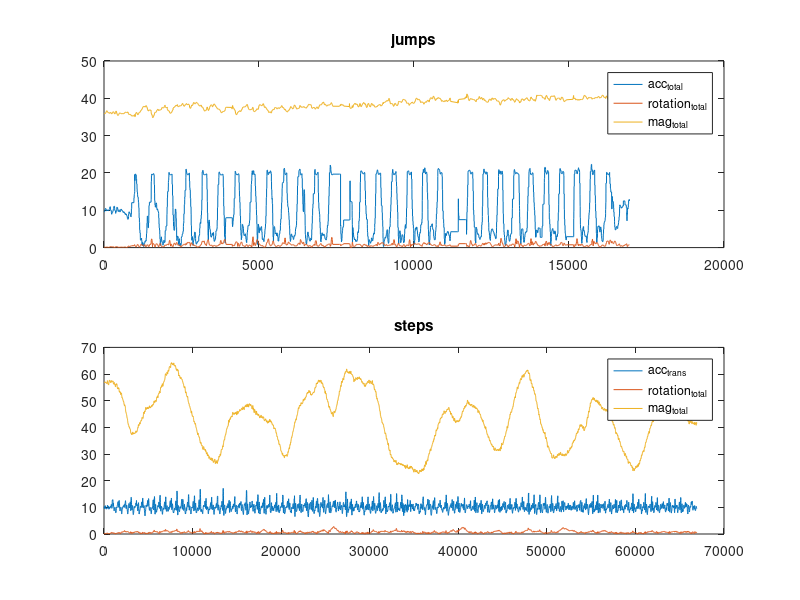
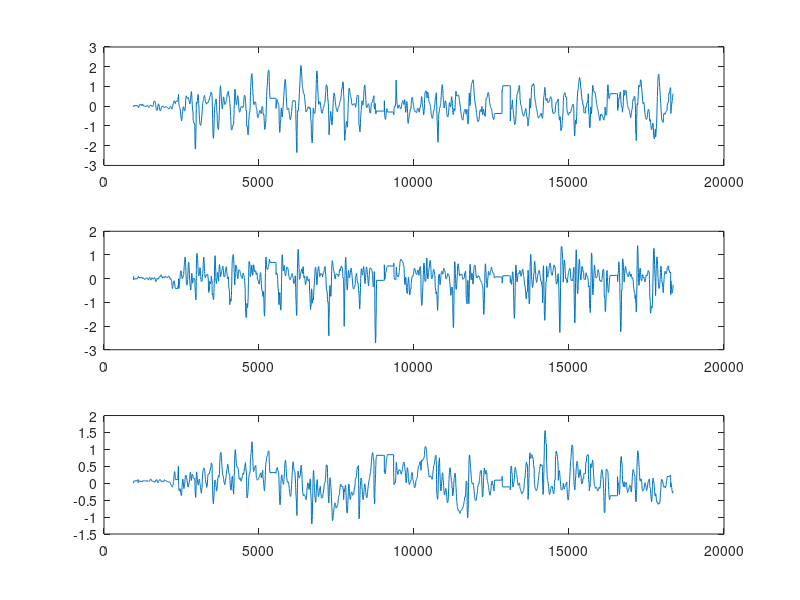
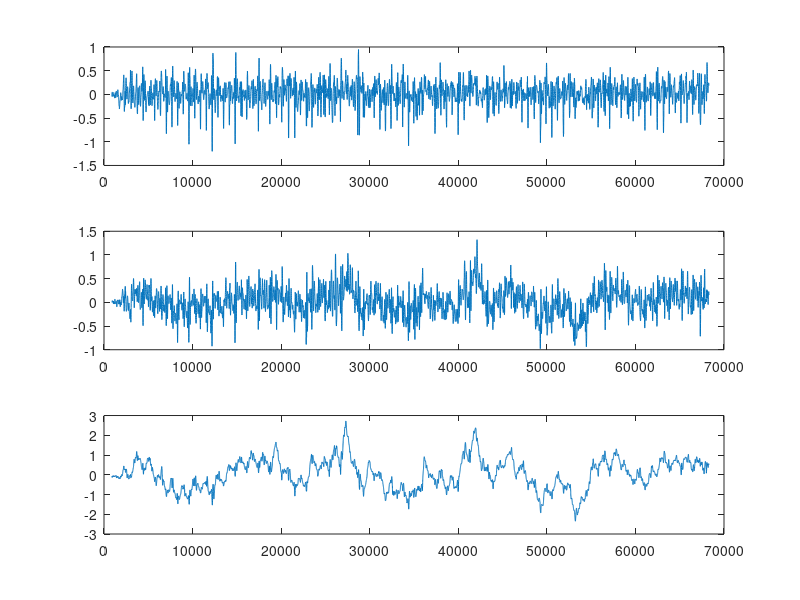

Here is the MATLAB script that generated these plots, in order: (Note: this script raises an error after producing the figures.)
close all; clc; clear all;

%data_jumps = csvread('20jumpsGuliz.csv');
%data_steps = csvread('100stepsGuliz.csv');
data_jumps = csvread('30jumps.csv');
data_steps = csvread('100stepswturns.csv');

time_jumps=data_jumps(200:end,1)-data_jumps(200,1);
time_steps=data_steps(200:end,1)-data_steps(200,1);

acc_j = sqrt(sum(data_jumps(:,2:4).^2,2));
rot_j = sqrt(sum(data_jumps(:,5:7).^2,2));
mag_j = sqrt(sum(data_jumps(:,8:10).^2,2));
J = [acc_j, rot_j, mag_j];
J = J(200:end, :);

acc_s = sqrt(sum(data_steps(:,2:4).^2,2));
rot_s = sqrt(sum(data_steps(:,5:7).^2,2));
mag_s = sqrt(sum(data_steps(:,8:10).^2,2));
S = [acc_s, rot_s, mag_s];
S = S(200:end, :);

%plot jumps
figure;
subplot(2,1,1); plot(time_jumps, J);
title('jumps');
legend('acc_{total}', 'rotation_{total}', 'mag_{total}');


%plot steps
subplot(2,1,2);plot(time_steps,S);
title('steps');
legend('acc_{trans}', 'rotation_{total}', 'mag_{total}');

figure;
title('Jumps - Rotation');
subplot(3,1,1); plot(data_jumps(:,1),data_jumps(:,5));
subplot(3,1,2); plot(data_jumps(:,1),data_jumps(:,6));
subplot(3,1,3); plot(data_jumps(:,1),data_jumps(:,7));

figure;
title('Steps - Rotation');
subplot(3,1,1); plot(data_steps(:,1),data_steps(:,5));
subplot(3,1,2); plot(data_steps(:,1),data_steps(:,6));
subplot(3,1,3); plot(data_steps(:,1),data_steps(:,7));

%create scatter plot
%split into 5s intervals
time_steps_scattered = floor(time_steps./1000)+1;
time_jumps_scattered = floor(time_jumps./1000)+1;

index_steps = cumsum(histc(time_steps_scattered, unique(time_steps_scattered)));
index_jumps = cumsum(histc(time_jumps_scattered, unique(time_jumps_scattered)));


steps_mean_acc = accumarray(time_steps_scattered,S(:,1), [], @mean);
steps_median_acc = accumarray(time_steps_scattered,S(:,1), [], @median);
steps_max_acc = accumarray(time_steps_scattered,S(:,1), [], @max);
steps_var_acc = accumarray(time_steps_scattered,S(:,1), [], @var);
steps_zerocrossings_acc = accumarray(time_steps_scattered,S(:,1), [], @zerocrossings);

steps_mean_rot = accumarray(time_steps_scattered,S(:,2), [], @mean);
steps_median_rot = accumarray(time_steps_scattered,S(:,2), [], @median);
steps_max_rot = accumarray(time_steps_scattered,S(:,2), [], @max);
steps_var_rot = accumarray(time_steps_scattered,S(:,2), [], @var);
steps_zerocrossings_rot = accumarray(time_steps_scattered,S(:,2), [], @zerocrossings);

steps_mean_mag = accumarray(time_steps_scattered,S(:,3), [], @mean);
steps_median_mag = accumarray(time_steps_scattered,S(:,3), [], @median);
steps_max_mag = accumarray(time_steps_scattered,S(:,3), [], @max);
steps_var_mag = accumarray(time_steps_scattered,S(:,3), [], @var);
steps_zerocrossings_mag = accumarray(time_steps_scattered,S(:,3), [], @zerocrossings);

jumps_mean_acc = accumarray(time_jumps_scattered,J(:,1), [], @mean);
jumps_median_acc = accumarray(time_jumps_scattered,J(:,1), [], @median);
jumps_max_acc = accumarray(time_jumps_scattered,J(:,1), [], @max);
jumps_var_acc = accumarray(time_jumps_scattered,J(:,1), [], @var);
jumps_zerocrossings_acc = accumarray(time_jumps_scattered,J(:,1), [], @zerocrossings);

jumps_mean_rot = accumarray(time_jumps_scattered,J(:,2), [], @mean);
jumps_median_rot = accumarray(time_jumps_scattered,J(:,2), [], @median);
jumps_max_rot = accumarray(time_jumps_scattered,J(:,2), [], @max);
jumps_var_rot = accumarray(time_jumps_scattered,J(:,2), [], @var);
jumps_zerocrossings_rot = accumarray(time_jumps_scattered,J(:,2), [], @zerocrossings);

jumps_mean_mag = accumarray(time_jumps_scattered,J(:,3), [], @mean);
jumps_median_mag = accumarray(time_jumps_scattered,J(:,3), [], @median);
jumps_max_mag = accumarray(time_jumps_scattered,J(:,3), [], @max);
jumps_var_mag = accumarray(time_jumps_scattered,J(:,3), [], @var);
jumps_zerocrossings_mag = accumarray(time_jumps_scattered,J(:,3), [], @zerocrossings);

figure;
scatter3(jumps_var_mag, jumps_max_acc, jumps_var_acc);
hold on;
scatter3(steps_var_mag, steps_max_acc, steps_var_acc);
xlabel('var-magnetometer'); ylabel('max-acceleration'); zlabel('var-acceleration');

